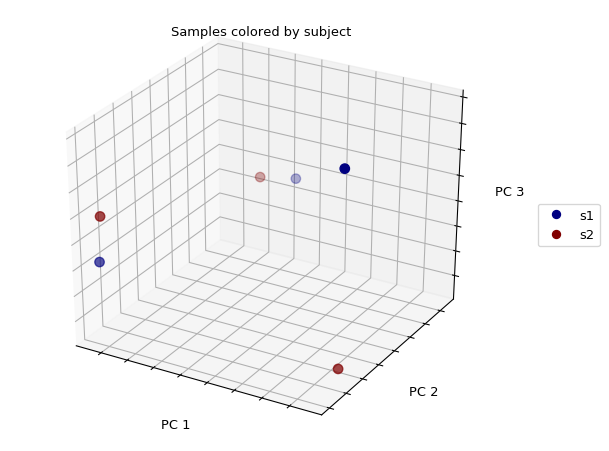

The script that drew this image:
data = [[23, 64, 14, 0, 0, 3, 1],
        [0, 3, 35, 42, 0, 12, 1],
        [0, 5, 5, 0, 40, 40, 0],
        [44, 35, 9, 0, 1, 0, 0],
        [0, 2, 8, 0, 35, 45, 1],
        [0, 0, 25, 35, 0, 19, 0]]
ids = list('ABCDEF')

# First, we'll compute observed OTUs, an alpha diversity metric, for each
# sample using the ``alpha_diversity`` driver function:

from skbio.diversity import alpha_diversity
adiv_obs_otus = alpha_diversity('observed_otus', data, ids)
adiv_obs_otus
# A    5
# B    5
# C    4
# D    4
# E    5
# F    3
# dtype: int64

# Next we'll compute Faith's PD on the same samples. Since this is a
# phylogenetic diversity metric, we'll first create a tree and an ordered
# list of OTU identifiers.

from skbio import TreeNode
from io import StringIO
tree = TreeNode.read(StringIO(
                     '(((((OTU1:0.5,OTU2:0.5):0.5,OTU3:1.0):1.0):0.0,'
                     '(OTU4:0.75,(OTU5:0.5,(OTU6:0.5,OTU7:0.5):0.5):'
                     '0.5):1.25):0.0)root;'))
otu_ids = ['OTU1', 'OTU2', 'OTU3', 'OTU4', 'OTU5', 'OTU6', 'OTU7']
adiv_faith_pd = alpha_diversity('faith_pd', data, ids=ids,
                                otu_ids=otu_ids, tree=tree)
adiv_faith_pd
# A    6.75
# B    7.00
# C    6.25
# D    5.75
# E    6.75
# F    5.50
# dtype: float64

# Now we'll compute Bray-Curtis distances, a beta diversity metric, between
# all pairs of samples. Notice that the ``data`` and ``ids`` parameters
# provided to ``beta_diversity`` are the same as those provided to
# ``alpha_diversity``.

from skbio.diversity import beta_diversity
bc_dm = beta_diversity("braycurtis", data, ids)
print(bc_dm)
# 6x6 distance matrix
# IDs:
# 'A', 'B', 'C', 'D', 'E', 'F'
# Data:
# [[ 0.          0.78787879  0.86666667  0.30927835  0.85714286  0.81521739]
# [ 0.78787879  0.          0.78142077  0.86813187  0.75        0.1627907 ]
# [ 0.86666667  0.78142077  0.          0.87709497  0.09392265  0.71597633]
# [ 0.30927835  0.86813187  0.87709497  0.          0.87777778  0.89285714]
# [ 0.85714286  0.75        0.09392265  0.87777778  0.          0.68235294]
# [ 0.81521739  0.1627907   0.71597633  0.89285714  0.68235294  0.        ]]

# Next, we'll compute weighted UniFrac distances between all pairs of samples.
# Because weighted UniFrac is a phylogenetic beta diversity metric, we'll need
# to pass the ``skbio.TreeNode`` and list of OTU ids that we created above.
# Again, these are the same values that were provided to ``alpha_diversity``.

wu_dm = beta_diversity("weighted_unifrac", data, ids, tree=tree,
                       otu_ids=otu_ids)
print(wu_dm)
# 6x6 distance matrix
# IDs:
# 'A', 'B', 'C', 'D', 'E', 'F'
# Data:
# [[ 0.          2.77549923  3.82857143  0.42512039  3.8547619   3.10937312]
# [ 2.77549923  0.          2.26433692  2.98435423  2.24270353  0.46774194]
# [ 3.82857143  2.26433692  0.          3.95224719  0.16025641  1.86111111]
# [ 0.42512039  2.98435423  3.95224719  0.          3.98796148  3.30870431]
# [ 3.8547619   2.24270353  0.16025641  3.98796148  0.          1.82967033]
# [ 3.10937312  0.46774194  1.86111111  3.30870431  1.82967033  0.        ]]

# Next we'll do some work with these beta diversity distance matrices. First,
# we'll determine if the UniFrac and Bray-Curtis distance matrices are
# significantly correlated by computing the Mantel correlation between them.
# Then we'll determine if the p-value is significant based on an alpha of
# 0.05.

from skbio.stats.distance import mantel
r, p_value, n = mantel(wu_dm, bc_dm)
print(r)
# 0.922404392093
alpha = 0.05
print(p_value < alpha)
# True

# Next, we'll perform principal coordinates analysis (PCoA) on our weighted
# UniFrac distance matrix.

from skbio.stats.ordination import pcoa
wu_pc = pcoa(wu_dm)

# PCoA plots are only really interesting in the context of sample metadata, so
# let's define some before we visualize these results.

import pandas as pd
sample_md = pd.DataFrame([
   ['gut', 's1'],
   ['skin', 's1'],
   ['tongue', 's1'],
   ['gut', 's2'],
   ['tongue', 's2'],
   ['skin', 's2']],
   index=['A', 'B', 'C', 'D', 'E', 'F'],
   columns=['body_site', 'subject'])
sample_md
# body_site subject
# A       gut      s1
# B      skin      s1
# C    tongue      s1
# D       gut      s2
# E    tongue      s2
# F      skin      s2

# Now let's plot our PCoA results, coloring each sample by the subject it
# was taken from:

fig = wu_pc.plot(sample_md, 'subject',
                 axis_labels=('PC 1', 'PC 2', 'PC 3'),
                 title='Samples colored by subject', cmap='jet', s=50)
